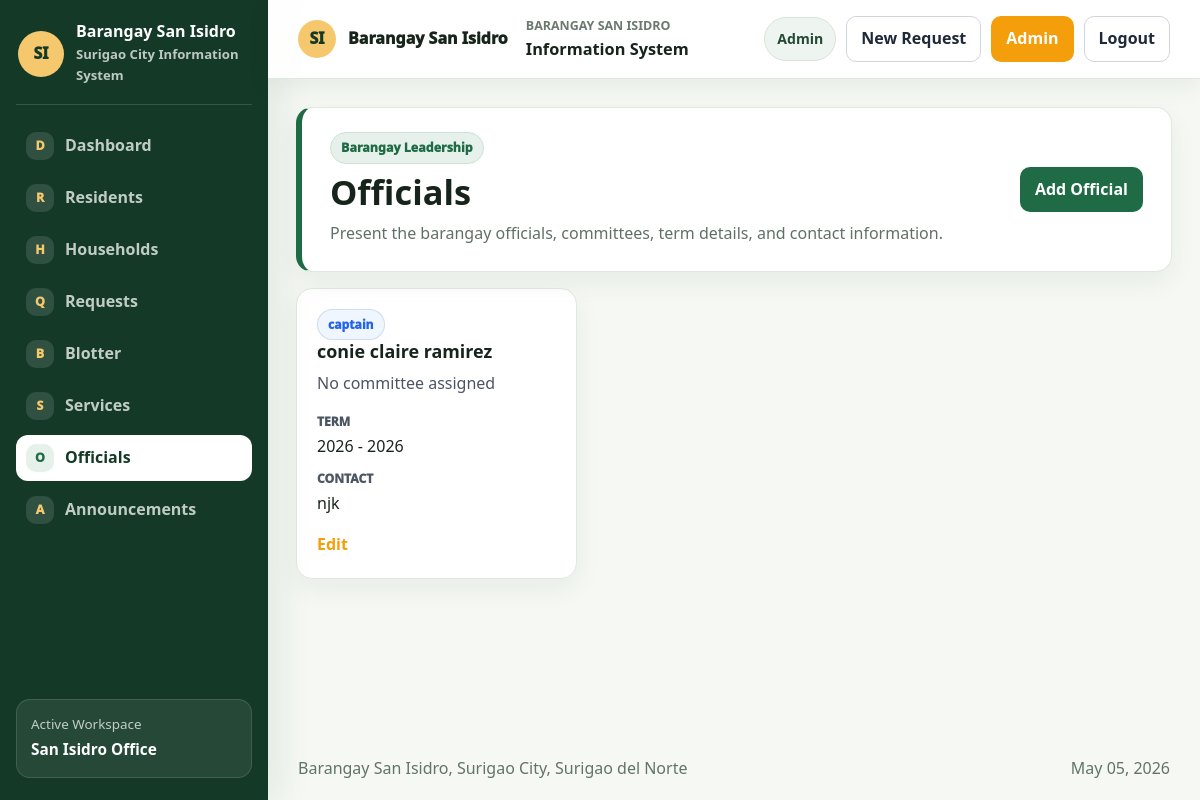
The app's page /officials/ (signed in) with its own data.
### barangay/models.py (models this page shows, shortened)
class BarangayOfficial(models.Model):
    position = models.CharField(max_length=100)
    first_name = models.CharField(max_length=80)
    last_name = models.CharField(max_length=80)
    committee = models.CharField(max_length=150, blank=True)
    contact_number = models.CharField(max_length=30, blank=True)
    term_start = models.DateField(null=True, blank=True)
    term_end = models.DateField(null=True, blank=True)
    display_order = models.PositiveSmallIntegerField(default=0)
    is_active = models.BooleanField(default=True)
    class Meta:
        ordering = ["display_order", "position", "last_name"]
    @property
    def full_name(self):
        return f"{self.first_name} {self.last_name}".strip()

### barangay/views.py (the view)
# urls.py: path("officials/", views.OfficialListView.as_view(), name="official_list"),
class OfficialListView(LoginRequiredMixin, ListView):
    model = BarangayOfficial
    template_name = "barangay/official_list.html"
    context_object_name = "officials"

### barangay/templates/barangay/official_list.html
{% extends "barangay/base.html" %}
{% block content %}
<section class="page-title">
    <div>
        <p class="eyebrow">Barangay Leadership</p>
        <h1>Officials</h1>
        <p class="page-copy">Present the barangay officials, committees, term details, and contact information.</p>
    </div>
    <a class="btn btn-primary" href="{% url 'barangay:official_create' %}">Add Official</a>
</section>
<section class="card-grid">
    {% for official in officials %}
        <article class="record-card">
            <div>
                <span class="badge">{{ official.position }}</span>
                <h2>{{ official.full_name }}</h2>
                <p>{{ official.committee|default:"No committee assigned" }}</p>
            </div>
            <dl>
                <div><dt>Term</dt><dd>{{ official.term_start|date:"Y"|default:"-" }} - {{ official.term_end|date:"Y"|default:"-" }}</dd></div>
                <div><dt>Contact</dt><dd>{{ official.contact_number|default:"-" }}</dd></div>
            </dl>
            <a href="{% url 'barangay:official_update' official.pk %}">Edit</a>
        </article>
    {% empty %}
        <p class="empty-state">No officials recorded.</p>
    {% endfor %}
</section>
{% endblock %}

### barangay/templates/barangay/base.html (shortened to what this page needs)
{% load static %}
<!doctype html>
<html lang="en">
<head>
    <link rel="stylesheet" href="{% static 'barangay/css/app.css' %}">
</head>
<body class="{% if not request.user.is_authenticated %}auth-page {% endif %}{% block body_class %}{% endblock %}">
    <div class="app-shell">
        <aside class="side-panel">
            <a class="brand" href="{% url 'barangay:dashboard' %}">
                <span class="brand-mark">SI</span>
                <span>
                    <strong>Barangay San Isidro</strong>
                    <small>Surigao City Information System</small>
                </span>
            </a>
            {% if request.user.is_authenticated %}
                <nav class="side-nav" aria-label="Main navigation">
                    <a class="{% if request.path == '/' %}is-active{% endif %}" href="{% url 'barangay:dashboard' %}">
                        <span class="nav-code">D</span><span>Dashboard</span>
                    </a>
                    <a class="{% if '/residents/' in request.path %}is-active{% endif %}" href="{% url 'barangay:resident_list' %}">
                        <span class="nav-code">R</span><span>Residents</span>
                    </a>
                    <a class="{% if '/households/' in request.path %}is-active{% endif %}" href="{% url 'barangay:household_list' %}">
                        <span class="nav-code">H</span><span>Households</span>
                    </a>
                    <a class="{% if '/requests/' in request.path %}is-active{% endif %}" href="{% url 'barangay:request_list' %}">
                        <span class="nav-code">Q</span><span>Requests</span>
                    </a>
                    <a class="{% if '/blotter/' in request.path %}is-active{% endif %}" href="{% url 'barangay:blotter_list' %}">
                        <span class="nav-code">B</span><span>Blotter</span>
                    </a>
                    <a class="{% if '/services/' in request.path %}is-active{% endif %}" href="{% url 'barangay:service_list' %}">
                        <span class="nav-code">S</span><span>Services</span>
                    </a>
                    <a class="{% if '/officials/' in request.path %}is-active{% endif %}" href="{% url 'barangay:official_list' %}">
                        <span class="nav-code">O</span><span>Officials</span>
                    </a>
                    <a class="{% if '/announcements/' in request.path %}is-active{% endif %}" href="{% url 'barangay:announcement_list' %}">
                        <span class="nav-code">A</span><span>Announcements</span>
                    </a>
                </nav>
                <div class="side-meta">
                    <span>Active Workspace</span>
                    <strong>San Isidro Office</strong>
                </div>
            {% else %}
                <div class="auth-side-note">
                    <span class="side-badge">Secure Access</span>
                    <strong>Barangay records stay protected behind user accounts.</strong>
                    <small>Login or register to continue to the information system.</small>
                </div>
            {% endif %}
        </aside>
        <div class="workspace">
            <header class="site-header">
                {% if request.user.is_authenticated %}
                    <a class="mobile-brand" href="{% url 'barangay:dashboard' %}">
                        <span class="brand-mark">SI</span>
                        <span>Barangay San Isidro</span>
                    </a>
                    <div class="header-title">
                        <span>Barangay San Isidro</span>
                        <strong>Information System</strong>
                    </div>
                    <nav class="top-actions" aria-label="Quick links">
                        <span class="user-chip">{{ request.user.username }}</span>
                        <a class="btn btn-secondary" href="{% url 'barangay:request_create' %}">New Request</a>
                        {% if request.user.is_staff %}
                            <a class="btn btn-primary" href="{% url 'admin:index' %}">Admin</a>
                        {% endif %}
                        <form class="logout-form" method="post" action="{% url 'barangay:logout' %}">
                            <button class="btn btn-secondary" type="submit">Logout</button>
                        </form>
                    </nav>
                {% endif %}
            </header>
            <main class="page-shell" id="main-content">
                {% block content %}{% endblock %}
            </main>
            <footer class="site-footer">
                <span>Barangay San Isidro, Surigao City, Surigao del Norte</span>
                <span>{% now "M d, Y" %}</span>
            </footer>
        </div>
    </div>
</body>
</html>

### records on screen
BarangayOfficial: position "captain", full_name "conie claire ramirez", committee "No committee assigned", term_start "2026", term_end "2026", contact_number "njk"

### other values on screen
{{ request.user.username }} "Admin"
